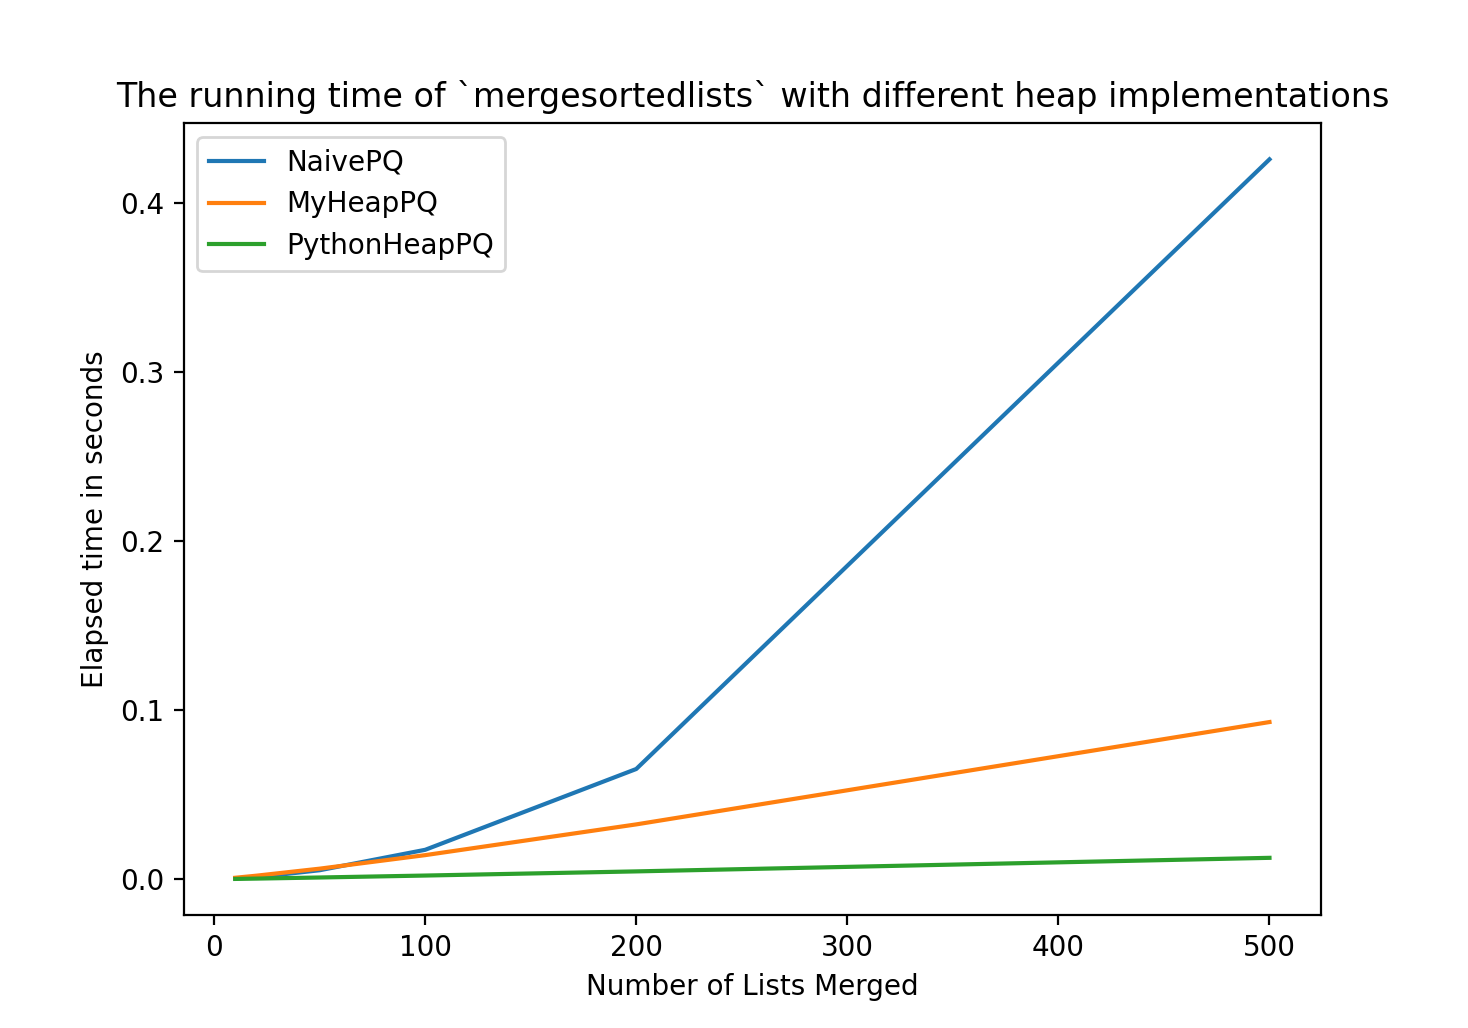

Python code for this plot:
import P3 as mypq
import matplotlib.pyplot as plt
ns=(10, 20, 50, 100, 200, 500)
tNaive=mypq.timeit(ns, mypq.NaivePriorityQueue)
tmyHeap=mypq.timeit(ns, mypq.HeapPriorityQueue)
tPython=mypq.timeit(ns, mypq.PythonHeapPriorityQueue)
plt.plot(ns,tNaive,label='NaivePQ')
plt.plot(ns,tmyHeap,label='MyHeapPQ')
plt.plot(ns,tPython,label='PythonHeapPQ')
plt.xlabel('Number of Lists Merged')
plt.ylabel('Elapsed time in seconds')
plt.legend()
plt.title('The running time of `mergesortedlists` with different heap implementations')
plt.show()
